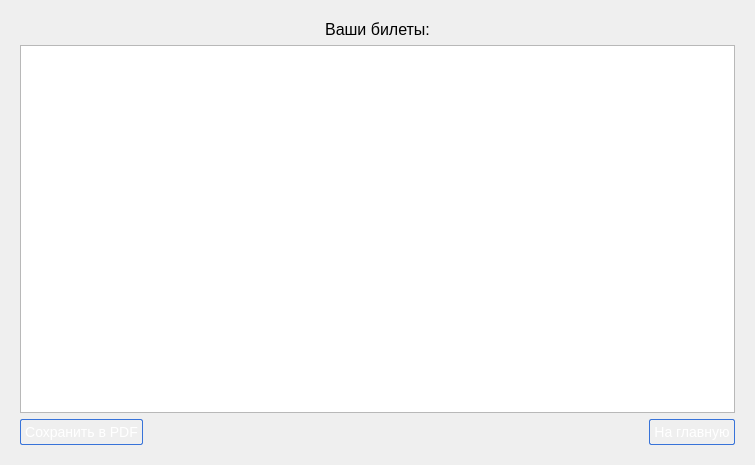
<?xml version="1.0" encoding="UTF-8"?>
<ui version="4.0">
 <class>UserForm</class>
 <widget class="QWidget" name="UserForm">
  <property name="geometry">
   <rect>
    <x>0</x>
    <y>0</y>
    <width>755</width>
    <height>465</height>
   </rect>
  </property>
  <property name="windowTitle">
   <string>Form</string>
  </property>
  <property name="styleSheet">
   <string notr="true">QPushButton {
    padding:4px;
    color: #fff;
    font-size: 14px;
    border-radius: 2px;
    border: 1px solid #3873d9;
    background-color: qlineargradient( x1: 0, y1: 0, x2: 0, y2: 1,
                                        stop: 0 #4287ff, stop: 1 #356ccc);
 }

QPushButton:pressed {
    color: #111;
    border: 1px solid #3873d9;
    background: #fff;
 }

QMessageBox:QPushButton {
 	padding:4px;
    color: #fff;
    font-size: 14px;
    border-radius: 2px;
    border: 1px solid #3873d9;
    background-color: qlineargradient( x1: 0, y1: 0, x2: 0, y2: 1,
                                        stop: 0 #4287ff, stop: 1 #356ccc);
 }

QMessageBox:QPushButton:pressed {
    color: #111;
    border: 1px solid #3873d9;
    background: #fff;
 }</string>
  </property>
  <layout class="QGridLayout" name="gridLayout">
   <item row="0" column="0">
    <widget class="QStackedWidget" name="stackedWidget">
     <property name="currentIndex">
      <number>4</number>
     </property>
     <widget class="QWidget" name="page">
      <layout class="QGridLayout" name="gridLayout_2">
       <item row="0" column="0">
        <layout class="QHBoxLayout" name="horizontalLayout_2">
         <item>
          <widget class="QComboBox" name="citiesComboBox"/>
         </item>
         <item>
          <spacer name="horizontalSpacer_2">
           <property name="orientation">
            <enum>Qt::Horizontal</enum>
           </property>
           <property name="sizeHint" stdset="0">
            <size>
             <width>40</width>
             <height>20</height>
            </size>
           </property>
          </spacer>
         </item>
        </layout>
       </item>
       <item row="1" column="0">
        <widget class="QTableView" name="concertsView"/>
       </item>
       <item row="2" column="0">
        <layout class="QHBoxLayout" name="horizontalLayout">
         <item>
          <widget class="QPushButton" name="exitButton">
           <property name="text">
            <string>Выход</string>
           </property>
          </widget>
         </item>
         <item>
          <spacer name="horizontalSpacer">
           <property name="orientation">
            <enum>Qt::Horizontal</enum>
           </property>
           <property name="sizeHint" stdset="0">
            <size>
             <width>40</width>
             <height>20</height>
            </size>
           </property>
          </spacer>
         </item>
         <item>
          <widget class="QPushButton" name="concertInfoButton">
           <property name="styleSheet">
            <string notr="true"/>
           </property>
           <property name="text">
            <string>Подробнее</string>
           </property>
          </widget>
         </item>
        </layout>
       </item>
      </layout>
     </widget>
     <widget class="QWidget" name="page_2">
      <layout class="QGridLayout" name="gridLayout_3">
       <item row="0" column="0">
        <layout class="QHBoxLayout" name="horizontalLayout_3">
         <item>
          <spacer name="horizontalSpacer_3">
           <property name="orientation">
            <enum>Qt::Horizontal</enum>
           </property>
           <property name="sizeHint" stdset="0">
            <size>
             <width>40</width>
             <height>20</height>
            </size>
           </property>
          </spacer>
         </item>
         <item>
          <widget class="QLabel" name="concertTitleLabel">
           <property name="font">
            <font>
             <pointsize>20</pointsize>
            </font>
           </property>
           <property name="text">
            <string>Название концерта</string>
           </property>
          </widget>
         </item>
         <item>
          <spacer name="horizontalSpacer_4">
           <property name="orientation">
            <enum>Qt::Horizontal</enum>
           </property>
           <property name="sizeHint" stdset="0">
            <size>
             <width>40</width>
             <height>20</height>
            </size>
           </property>
          </spacer>
         </item>
        </layout>
       </item>
       <item row="1" column="0">
        <layout class="QHBoxLayout" name="horizontalLayout_6">
         <item>
          <layout class="QVBoxLayout" name="verticalLayout">
           <item>
            <layout class="QHBoxLayout" name="horizontalLayout_5">
             <item>
              <widget class="QLabel" name="label">
               <property name="font">
                <font>
                 <pointsize>16</pointsize>
                </font>
               </property>
               <property name="text">
                <string>Группа: </string>
               </property>
              </widget>
             </item>
             <item>
              <widget class="QLabel" name="bandTitleLabel">
               <property name="font">
                <font>
                 <pointsize>16</pointsize>
                 <underline>true</underline>
                </font>
               </property>
               <property name="cursor">
                <cursorShape>PointingHandCursor</cursorShape>
               </property>
               <property name="styleSheet">
                <string notr="true">color: blue;</string>
               </property>
               <property name="text">
                <string>Название группы</string>
               </property>
              </widget>
             </item>
             <item>
              <spacer name="horizontalSpacer_6">
               <property name="orientation">
                <enum>Qt::Horizontal</enum>
               </property>
               <property name="sizeHint" stdset="0">
                <size>
                 <width>40</width>
                 <height>20</height>
                </size>
               </property>
              </spacer>
             </item>
            </layout>
           </item>
           <item>
            <widget class="QLabel" name="dateLabel">
             <property name="font">
              <font>
               <pointsize>16</pointsize>
              </font>
             </property>
             <property name="text">
              <string>Дата</string>
             </property>
            </widget>
           </item>
           <item>
            <widget class="QLabel" name="timeLabel">
             <property name="font">
              <font>
               <pointsize>16</pointsize>
              </font>
             </property>
             <property name="text">
              <string>Время</string>
             </property>
            </widget>
           </item>
           <item>
            <widget class="QLabel" name="ageLabel">
             <property name="font">
              <font>
               <pointsize>16</pointsize>
              </font>
             </property>
             <property name="text">
              <string>Age+</string>
             </property>
            </widget>
           </item>
           <item>
            <widget class="QLabel" name="hallTitleLabel">
             <property name="font">
              <font>
               <pointsize>16</pointsize>
              </font>
             </property>
             <property name="text">
              <string>Название клуба</string>
             </property>
            </widget>
           </item>
           <item>
            <widget class="QLabel" name="hallAddressLabel">
             <property name="font">
              <font>
               <pointsize>16</pointsize>
              </font>
             </property>
             <property name="text">
              <string>Адрес клуба</string>
             </property>
            </widget>
           </item>
          </layout>
         </item>
         <item>
          <layout class="QVBoxLayout" name="verticalLayout_2">
           <item>
            <widget class="QLabel" name="bandPicLabel">
             <property name="text">
              <string>Band Pic</string>
             </property>
             <property name="alignment">
              <set>Qt::AlignCenter</set>
             </property>
            </widget>
           </item>
           <item>
            <spacer name="verticalSpacer">
             <property name="orientation">
              <enum>Qt::Vertical</enum>
             </property>
             <property name="sizeHint" stdset="0">
              <size>
               <width>20</width>
               <height>40</height>
              </size>
             </property>
            </spacer>
           </item>
           <item>
            <widget class="QLabel" name="danceLabel">
             <property name="font">
              <font>
               <pointsize>18</pointsize>
              </font>
             </property>
             <property name="text">
              <string>12 Билетов в танц-партер</string>
             </property>
            </widget>
           </item>
           <item>
            <widget class="QLabel" name="vipLabel">
             <property name="font">
              <font>
               <pointsize>18</pointsize>
              </font>
             </property>
             <property name="text">
              <string>22 Билетов в VIP</string>
             </property>
            </widget>
           </item>
          </layout>
         </item>
        </layout>
       </item>
       <item row="2" column="0">
        <layout class="QHBoxLayout" name="horizontalLayout_4">
         <item>
          <widget class="QPushButton" name="concertBackButton">
           <property name="text">
            <string>Назад</string>
           </property>
          </widget>
         </item>
         <item>
          <spacer name="horizontalSpacer_5">
           <property name="orientation">
            <enum>Qt::Horizontal</enum>
           </property>
           <property name="sizeHint" stdset="0">
            <size>
             <width>40</width>
             <height>20</height>
            </size>
           </property>
          </spacer>
         </item>
         <item>
          <widget class="QPushButton" name="buyTicketsButton">
           <property name="text">
            <string>Купить билеты</string>
           </property>
          </widget>
         </item>
        </layout>
       </item>
      </layout>
     </widget>
     <widget class="QWidget" name="page_3">
      <layout class="QGridLayout" name="gridLayout_4">
       <item row="0" column="0">
        <layout class="QVBoxLayout" name="verticalLayout_6">
         <item>
          <layout class="QVBoxLayout" name="verticalLayout_3">
           <item>
            <widget class="QLabel" name="label_2">
             <property name="font">
              <font>
               <pointsize>12</pointsize>
              </font>
             </property>
             <property name="text">
              <string>Общая информация:</string>
             </property>
            </widget>
           </item>
           <item>
            <widget class="QPlainTextEdit" name="bandText">
             <property name="font">
              <font>
               <pointsize>12</pointsize>
              </font>
             </property>
             <property name="styleSheet">
              <string notr="true">background-color: transparent;</string>
             </property>
             <property name="readOnly">
              <bool>true</bool>
             </property>
            </widget>
           </item>
          </layout>
         </item>
         <item>
          <layout class="QHBoxLayout" name="horizontalLayout_7">
           <item>
            <layout class="QVBoxLayout" name="verticalLayout_4">
             <item>
              <widget class="QLabel" name="label_3">
               <property name="font">
                <font>
                 <pointsize>12</pointsize>
                </font>
               </property>
               <property name="text">
                <string>Альбомы:</string>
               </property>
              </widget>
             </item>
             <item>
              <widget class="QPlainTextEdit" name="albumsText">
               <property name="font">
                <font>
                 <pointsize>12</pointsize>
                </font>
               </property>
               <property name="styleSheet">
                <string notr="true">background-color: transparent;</string>
               </property>
               <property name="readOnly">
                <bool>true</bool>
               </property>
              </widget>
             </item>
            </layout>
           </item>
           <item>
            <layout class="QVBoxLayout" name="verticalLayout_5">
             <item>
              <widget class="QLabel" name="label_4">
               <property name="font">
                <font>
                 <pointsize>12</pointsize>
                </font>
               </property>
               <property name="text">
                <string>Музыканты:</string>
               </property>
              </widget>
             </item>
             <item>
              <widget class="QPlainTextEdit" name="musiciansText">
               <property name="font">
                <font>
                 <pointsize>12</pointsize>
                </font>
               </property>
               <property name="styleSheet">
                <string notr="true">background-color: transparent;</string>
               </property>
               <property name="readOnly">
                <bool>true</bool>
               </property>
              </widget>
             </item>
            </layout>
           </item>
          </layout>
         </item>
        </layout>
       </item>
       <item row="1" column="0">
        <layout class="QHBoxLayout" name="horizontalLayout_8">
         <item>
          <widget class="QPushButton" name="bandBackButton">
           <property name="text">
            <string>Назад</string>
           </property>
          </widget>
         </item>
         <item>
          <spacer name="horizontalSpacer_7">
           <property name="orientation">
            <enum>Qt::Horizontal</enum>
           </property>
           <property name="sizeHint" stdset="0">
            <size>
             <width>40</width>
             <height>20</height>
            </size>
           </property>
          </spacer>
         </item>
        </layout>
       </item>
      </layout>
     </widget>
     <widget class="QWidget" name="page_4">
      <layout class="QGridLayout" name="gridLayout_7">
       <item row="0" column="0">
        <layout class="QVBoxLayout" name="verticalLayout_8">
         <item>
          <layout class="QHBoxLayout" name="horizontalLayout_12">
           <item>
            <spacer name="horizontalSpacer_9">
             <property name="orientation">
              <enum>Qt::Horizontal</enum>
             </property>
             <property name="sizeHint" stdset="0">
              <size>
               <width>40</width>
               <height>20</height>
              </size>
             </property>
            </spacer>
           </item>
           <item>
            <widget class="QLabel" name="hallPicLabel">
             <property name="text">
              <string>Схема зала</string>
             </property>
            </widget>
           </item>
           <item>
            <spacer name="horizontalSpacer_10">
             <property name="orientation">
              <enum>Qt::Horizontal</enum>
             </property>
             <property name="sizeHint" stdset="0">
              <size>
               <width>40</width>
               <height>20</height>
              </size>
             </property>
            </spacer>
           </item>
          </layout>
         </item>
         <item>
          <layout class="QHBoxLayout" name="horizontalLayout_10">
           <item>
            <widget class="QGroupBox" name="groupBox_2">
             <property name="title">
              <string>VIP</string>
             </property>
             <layout class="QGridLayout" name="gridLayout_6">
              <item row="1" column="0">
               <widget class="QTableView" name="vipTicketsView"/>
              </item>
              <item row="0" column="0">
               <widget class="QLabel" name="label_6">
                <property name="font">
                 <font>
                  <pointsize>11</pointsize>
                 </font>
                </property>
                <property name="text">
                 <string>Выберите билеты:</string>
                </property>
               </widget>
              </item>
             </layout>
            </widget>
           </item>
           <item>
            <layout class="QVBoxLayout" name="verticalLayout_7">
             <item>
              <widget class="QGroupBox" name="groupBox">
               <property name="title">
                <string>Танц-партер</string>
               </property>
               <layout class="QGridLayout" name="gridLayout_5">
                <item row="0" column="0">
                 <widget class="QLabel" name="label_5">
                  <property name="font">
                   <font>
                    <pointsize>11</pointsize>
                   </font>
                  </property>
                  <property name="text">
                   <string>Выберите количество:</string>
                  </property>
                 </widget>
                </item>
                <item row="1" column="0">
                 <widget class="QSpinBox" name="danceSpinBox"/>
                </item>
               </layout>
              </widget>
             </item>
             <item>
              <layout class="QHBoxLayout" name="horizontalLayout_9">
               <item>
                <widget class="QLabel" name="label_7">
                 <property name="font">
                  <font>
                   <pointsize>12</pointsize>
                  </font>
                 </property>
                 <property name="text">
                  <string>Общая стоимость:</string>
                 </property>
                </widget>
               </item>
               <item>
                <widget class="QLabel" name="priceLabel">
                 <property name="font">
                  <font>
                   <pointsize>12</pointsize>
                  </font>
                 </property>
                 <property name="text">
                  <string>TextLabel</string>
                 </property>
                </widget>
               </item>
              </layout>
             </item>
            </layout>
           </item>
          </layout>
         </item>
         <item>
          <layout class="QHBoxLayout" name="horizontalLayout_11">
           <item>
            <widget class="QPushButton" name="cancelTicketsButton">
             <property name="text">
              <string>Отмена</string>
             </property>
            </widget>
           </item>
           <item>
            <spacer name="horizontalSpacer_8">
             <property name="orientation">
              <enum>Qt::Horizontal</enum>
             </property>
             <property name="sizeHint" stdset="0">
              <size>
               <width>40</width>
               <height>20</height>
              </size>
             </property>
            </spacer>
           </item>
           <item>
            <widget class="QPushButton" name="confirmBuyButton">
             <property name="text">
              <string>Купить</string>
             </property>
            </widget>
           </item>
          </layout>
         </item>
        </layout>
       </item>
      </layout>
     </widget>
     <widget class="QWidget" name="page_5">
      <layout class="QGridLayout" name="gridLayout_8">
       <item row="0" column="0">
        <widget class="QLabel" name="label_8">
         <property name="font">
          <font>
           <pointsize>12</pointsize>
          </font>
         </property>
         <property name="text">
          <string>Ваши билеты:</string>
         </property>
         <property name="alignment">
          <set>Qt::AlignCenter</set>
         </property>
        </widget>
       </item>
       <item row="1" column="0">
        <widget class="QTableWidget" name="ticketsTableWidget"/>
       </item>
       <item row="2" column="0">
        <layout class="QHBoxLayout" name="horizontalLayout_13">
         <item>
          <widget class="QPushButton" name="savePdfButton">
           <property name="text">
            <string>Сохранить в PDF</string>
           </property>
          </widget>
         </item>
         <item>
          <spacer name="horizontalSpacer_11">
           <property name="orientation">
            <enum>Qt::Horizontal</enum>
           </property>
           <property name="sizeHint" stdset="0">
            <size>
             <width>40</width>
             <height>20</height>
            </size>
           </property>
          </spacer>
         </item>
         <item>
          <widget class="QPushButton" name="onMainButton">
           <property name="text">
            <string>На главную</string>
           </property>
          </widget>
         </item>
        </layout>
       </item>
      </layout>
     </widget>
    </widget>
   </item>
  </layout>
 </widget>
 <resources/>
 <connections/>
</ui>
